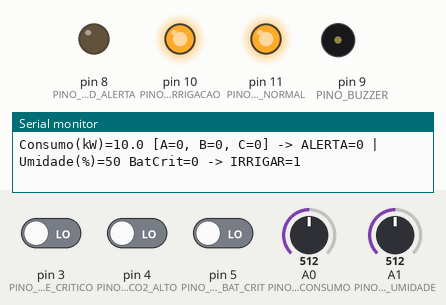
Recording of a sketch running on a simulated Arduino Uno, built with avr-gcc and run on an emulated ATmega328P. Shown: output pins drawn as LEDs (lit = HIGH), buzzer (waves = sounding), the last lines printed to the serial monitor. Inputs (shaded band) come from the test bench; at power-on: pin 4 (PINO_CHAVE_CO2_ALTO) LOW, A1 (PINO_POT_UMIDADE) = 512, pin 3 (PINO_CHAVE_CRITICO) LOW, pin 5 (PINO_CHAVE_BAT_CRIT) LOW, A0 (PINO_POT_CONSUMO) = 512.

Above: at 1.2 s.
1.3 s: pin 4 (PINO_CHAVE_CO2_ALTO) driven HIGH
At 1.61 s:
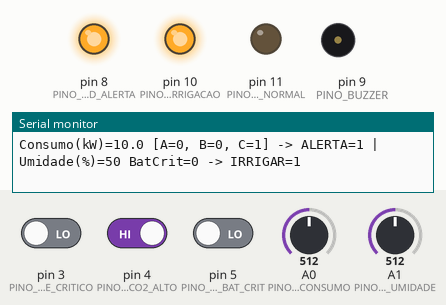
4.3 s: A1 (PINO_POT_UMIDADE) set to 546
7.3 s: A1 (PINO_POT_UMIDADE) set to 575
At 7.93 s:
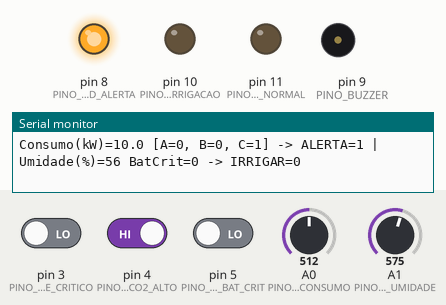
10.3 s: pin 4 (PINO_CHAVE_CO2_ALTO) driven LOW
At 11.8 s:
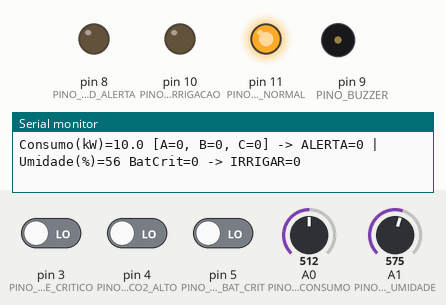
12.1 s: A1 (PINO_POT_UMIDADE) set to 511
At 12.8 s:
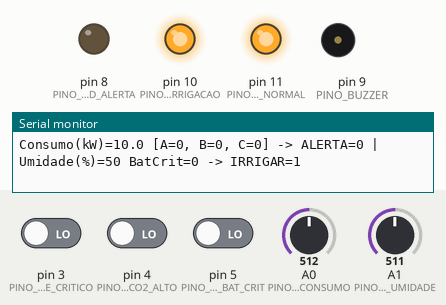
13.7 s: A1 (PINO_POT_UMIDADE) set to 716
At 14.7 s:
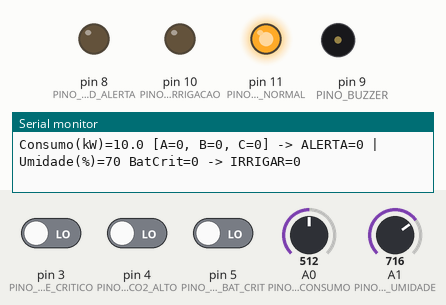
Timing chart, 0 to 16.4 s (numbered marks = the images above; inputs shaded):
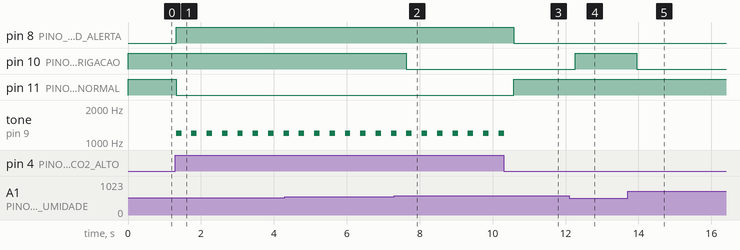

The sketch:

circuito_arduino.ino
```cpp
// ============================================================================
// SIFSM - Sistema Integrado de Futuro Sustentável em Marte (Aurora Siger)
// Código Arduino UNO para simulação no Tinkercad Circuits
//
// Implementa em automação embarcada duas regras booleanas do SIFSM:
//   1) Regra Principal de Alerta Energético/Segurança:
//        ALERTA = (A && B) || C          [Álgebra: S = (A · B) + C]
//        A = Consumo acima do limite (potenciômetro A0 > 70% ou chave D2)
//        B = Módulo crítico (chave deslizante no pino D3)
//        C = Falha de segurança / CO2 > 1000 ppm (chave/botão no pino D4)
//        Saída: LED Vermelho (D8) + Buzzer Piezo (D9)
//
//   2) Regra Sustentável de Irrigação da Estufa Ares:
//        IRRIGAR = EstufaAtiva && UmidadeBaixa && (!BateriaCritica)
//        Umidade simulada no potenciômetro A1 (< 55% = baixa)
//        Bateria crítica simulada na chave D5 (HIGH = SoC < 20%)
//        Saída: LED Verde / Válvula de Gotejamento (D10)
// ============================================================================

const int PINO_POT_CONSUMO    = A0;  // Sensor analógico de potência (0..1023 -> 0..20 kW)
const int PINO_POT_UMIDADE    = A1;  // Sensor analógico de umidade da estufa (0..100%)
const int PINO_CHAVE_CRITICO  = 3;   // Entrada B: 1 = módulo crítico, 0 = não crítico
const int PINO_CHAVE_CO2_ALTO = 4;   // Entrada C: 1 = CO2 > 1000 ppm (falha segurança)
const int PINO_CHAVE_BAT_CRIT = 5;   // 1 = Bateria crítica (SoC < 20%)

const int PINO_LED_ALERTA     = 8;   // Atuador: LED vermelho (alerta crítico)
const int PINO_BUZZER         = 9;   // Atuador: Buzzer piezoelétrico
const int PINO_LED_IRRIGACAO  = 10;  // Atuador: LED verde (bomba de gotejamento)
const int PINO_LED_NORMAL     = 11;  // Indicador: operação nominal estável

void setup() {
  pinMode(PINO_CHAVE_CRITICO,  INPUT);
  pinMode(PINO_CHAVE_CO2_ALTO, INPUT);
  pinMode(PINO_CHAVE_BAT_CRIT, INPUT);

  pinMode(PINO_LED_ALERTA,    OUTPUT);
  pinMode(PINO_BUZZER,        OUTPUT);
  pinMode(PINO_LED_IRRIGACAO, OUTPUT);
  pinMode(PINO_LED_NORMAL,    OUTPUT);

  Serial.begin(9600);
  Serial.println("SIFSM Aurora Siger - Controlador Embarcado Iniciado");
}

void loop() {
  // 1. Leitura dos sensores simulados
  float consumoKw  = (analogRead(PINO_POT_CONSUMO) / 1023.0) * 20.0;
  float umidadePct = (analogRead(PINO_POT_UMIDADE) / 1023.0) * 100.0;

  bool entradaA_consumoAlto    = (consumoKw > 14.0);                 // limite de 14 kW
  bool entradaB_moduloCritico  = (digitalRead(PINO_CHAVE_CRITICO) == HIGH);
  bool entradaC_falhaSeguranca = (digitalRead(PINO_CHAVE_CO2_ALTO) == HIGH);
  bool bateriaCritica          = (digitalRead(PINO_CHAVE_BAT_CRIT) == HIGH);

  // 2. Aplicação das expressões booleanas (idênticas ao módulo Python logica.py)
  bool alertaEnergia = (entradaA_consumoAlto && entradaB_moduloCritico) || entradaC_falhaSeguranca;
  bool liberarIrrig  = (umidadePct < 55.0) && (!bateriaCritica);

  // 3. Acionamento dos atuadores
  digitalWrite(PINO_LED_ALERTA,    alertaEnergia ? HIGH : LOW);
  digitalWrite(PINO_LED_NORMAL,    alertaEnergia ? LOW  : HIGH);
  digitalWrite(PINO_LED_IRRIGACAO, liberarIrrig  ? HIGH : LOW);

  if (alertaEnergia) {
    tone(PINO_BUZZER, 1200, 150);
  } else {
    noTone(PINO_BUZZER);
  }

  // 4. Telemetria serial para auditoria
  Serial.print("Consumo(kW)="); Serial.print(consumoKw, 1);
  Serial.print(" [A=");         Serial.print(entradaA_consumoAlto);
  Serial.print(", B=");         Serial.print(entradaB_moduloCritico);
  Serial.print(", C=");         Serial.print(entradaC_falhaSeguranca);
  Serial.print("] -> ALERTA="); Serial.print(alertaEnergia);
  Serial.print(" | Umidade(%)="); Serial.print(umidadePct, 0);
  Serial.print(" BatCrit=");      Serial.print(bateriaCritica);
  Serial.print(" -> IRRIGAR=");   Serial.println(liberarIrrig);

  delay(400);
}
```

Measured:
- the behaviour switches between 562 and 563 on A1 (PINO_POT_UMIDADE) (found by bisection; images 1 and 2)
- after the input at 1.3 s, pin 8 (PINO_LED_ALERTA): LOW → HIGH at once; pin 11 (PINO_LED_NORMAL): HIGH → LOW at once; tone on pin 9 (PINO_BUZZER): alternates 1200 Hz for 0.15 s and silent for 0.27 s, starting at once
- after the input at 7.3 s, pin 10 (PINO_LED_IRRIGACAO): HIGH → LOW after 0.34 s
- after the input at 10.3 s, pin 8 (PINO_LED_ALERTA): HIGH → LOW after 0.29 s; pin 11 (PINO_LED_NORMAL): LOW → HIGH after 0.29 s; tone on pin 9 (PINO_BUZZER): goes on until 10.3 s, then stays silent
- after the input at 12.1 s, pin 10 (PINO_LED_IRRIGACAO): LOW → HIGH after 0.17 s
- after the input at 13.7 s, pin 10 (PINO_LED_IRRIGACAO): HIGH → LOW after 0.25 s
